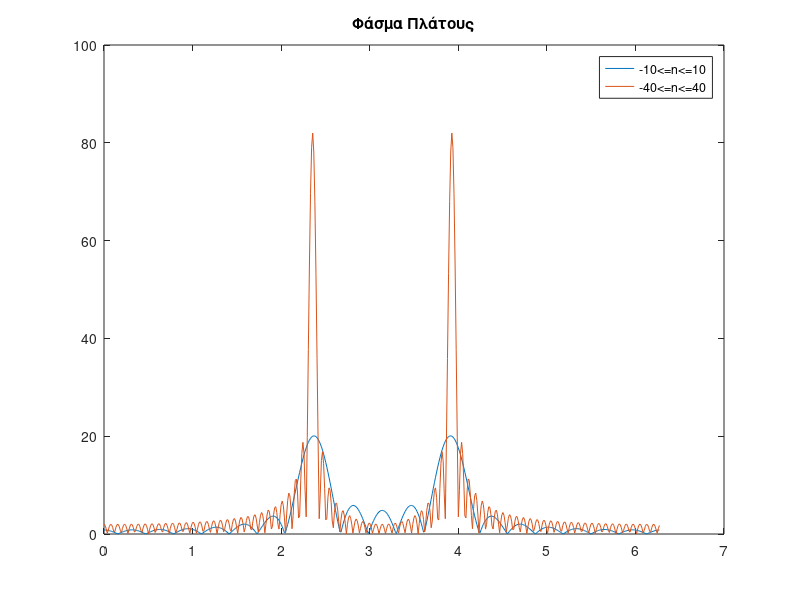

MATLAB code to generate this figure:
n1 = -10:10;
n2 = -40:40;
x1 = 2*cos(3*pi*n1/4);
x2 = 2*cos(3*pi*n2/4);

% Υπολογισμός FFT για τα σήματα x1 και x2
N = 512;
X1 = fft(x1, N);
X2 = fft(x2, N);

k = 0:N-1;
w = 2*pi*k/N;

figure;
plot(w,abs(X1),'DisplayName','-10<=n<=10');

hold on;
plot(w, abs(X2),'DisplayName','-40<=n<=40');
title('Φάσμα Πλάτους')
legend('show');

% ΣΧΟΛΙΑΣΜΟΣ